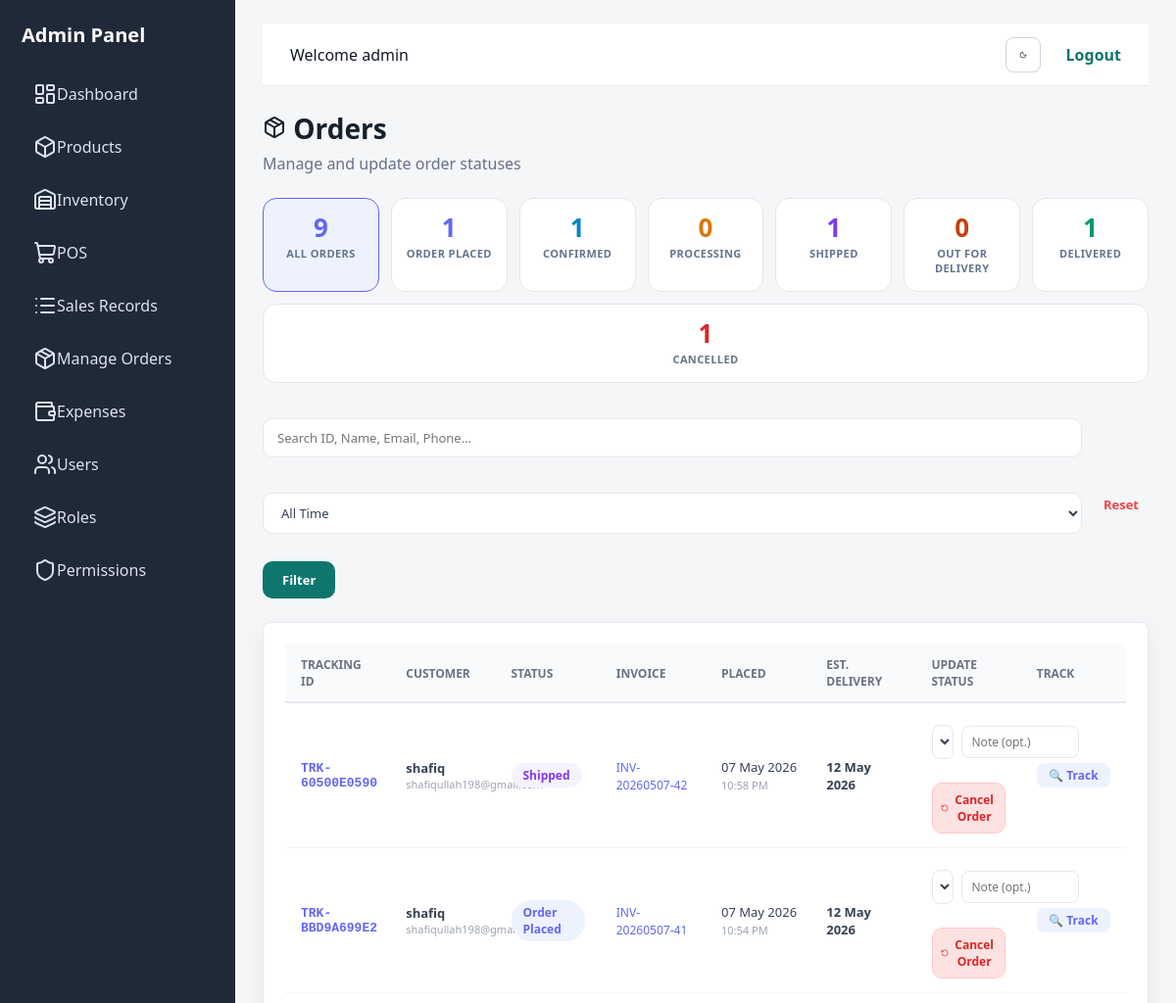
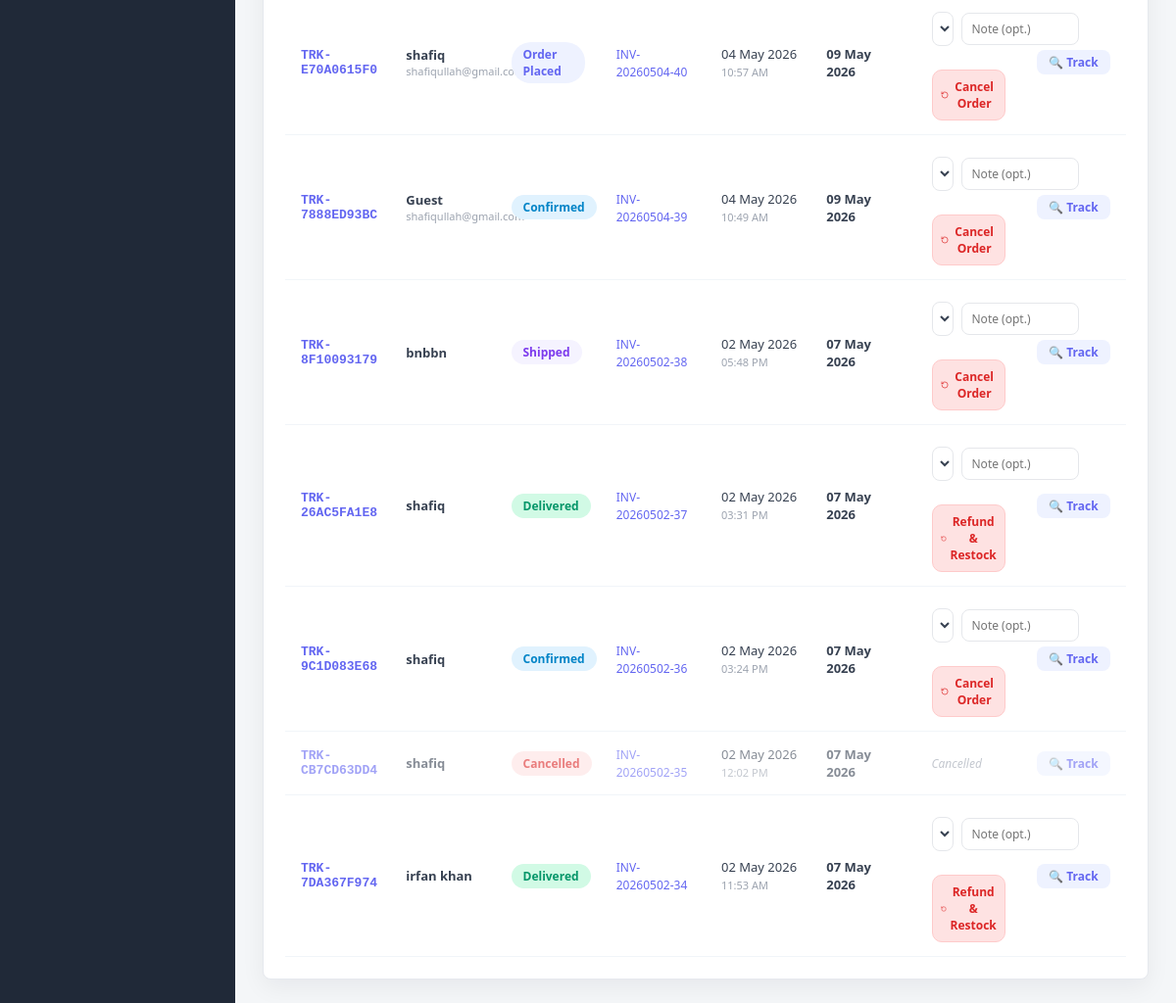
Screenshot of /orders/ (signed in) with the database file from the repository (2 pictures, top to bottom).
### accounts/models.py (models this page shows, shortened)
class Order(models.Model):
    STATUS_PLACED       = 'placed'
    STATUS_CONFIRMED    = 'confirmed'
    STATUS_PROCESSING   = 'processing'
    STATUS_SHIPPED      = 'shipped'
    STATUS_OUT_FOR_DEL  = 'out_for_delivery'
    STATUS_DELIVERED    = 'delivered'
    STATUS_CANCELLED    = 'cancelled'
    STATUS_CHOICES = [
        (STATUS_PLACED,      'Order Placed'),
        (STATUS_CONFIRMED,   'Confirmed'),
        (STATUS_PROCESSING,  'Processing'),
        (STATUS_SHIPPED,     'Shipped'),
        (STATUS_OUT_FOR_DEL, 'Out for Delivery'),
        (STATUS_DELIVERED,   'Delivered'),
        (STATUS_CANCELLED,   'Cancelled'),
    ]
    STATUS_PIPELINE = [
        STATUS_PLACED,
        STATUS_CONFIRMED,
        STATUS_PROCESSING,
        STATUS_SHIPPED,
        STATUS_OUT_FOR_DEL,
        STATUS_DELIVERED,
    ]
    invoice         = models.OneToOneField(Invoice, on_delete=models.CASCADE, related_name='order', null=True, blank=True)
    tracking_id     = models.CharField(max_length=20, unique=True, blank=True)
    status          = models.CharField(max_length=30, choices=STATUS_CHOICES, default=STATUS_PLACED)
    customer_name   = models.CharField(max_length=200, blank=True)
    customer_email  = models.EmailField(blank=True)
    customer_phone  = models.CharField(max_length=30, blank=True)
    shipping_address= models.TextField(blank=True)
    courier_name    = models.CharField(max_length=100, blank=True)
    courier_tracking= models.CharField(max_length=100, blank=True)  # External tracking number
    notes           = models.TextField(blank=True)
    placed_at       = models.DateTimeField(auto_now_add=True)
    confirmed_at    = models.DateTimeField(null=True, blank=True)
    processing_at   = models.DateTimeField(null=True, blank=True)
    shipped_at      = models.DateTimeField(null=True, blank=True)
    out_for_delivery_at = models.DateTimeField(null=True, blank=True)
    delivered_at    = models.DateTimeField(null=True, blank=True)
    cancelled_at    = models.DateTimeField(null=True, blank=True)
    updated_at      = models.DateTimeField(auto_now=True)
    estimated_delivery = models.DateField(null=True, blank=True)
    class Meta:
        ordering = ['-placed_at']

class Invoice(models.Model):
    invoice_number = models.CharField(max_length=50, unique=True, blank=True, null=True)
    created_at = models.DateTimeField(auto_now_add=True)
    created_by = models.ForeignKey(User, on_delete=models.SET_NULL, null=True)
    total_amount = models.DecimalField(max_digits=12, decimal_places=2, default=0)
    total_discount = models.DecimalField(max_digits=12, decimal_places=2, default=0)
    total_profit = models.DecimalField(max_digits=12, decimal_places=2, default=0)
    payment_method = models.CharField(max_length=50, default='Cash')

### accounts/views.py (the view, shortened to what this page needs)
# urls.py: path('orders/', views.orders_dashboard, name='orders_dashboard'),
@login_required
def orders_dashboard(request):
    from django.db.models import Count, Q
    status_filter = request.GET.get('status', '')
    q = request.GET.get('q', '').strip()
    date_filter = request.GET.get('date', '')
    all_orders = Order.objects.select_related('invoice').order_by('-placed_at')
    status_counts_qs = all_orders.values('status').annotate(count=Count('id'))
    status_counts = {item['status']: item['count'] for item in status_counts_qs}
    status_stats = [
        {
            'code': code,
            'label': label,
            'count': status_counts.get(code, 0),
        }
        for code, label in Order.STATUS_CHOICES
    ]
    total_orders = all_orders.count()
    orders = all_orders
    if status_filter:
        orders = orders.filter(status=status_filter)
    if date_filter == 'today':
        orders = orders.filter(placed_at__date=timezone.localdate())
    elif date_filter == 'week':
        today = timezone.localdate()
        start = today - timedelta(days=today.weekday())
        orders = orders.filter(placed_at__date__gte=start)
    elif date_filter == 'month':
        today = timezone.localdate()
        orders = orders.filter(placed_at__year=today.year, placed_at__month=today.month)
    context = {
        'orders': orders,
        'status_filter': status_filter,
        'date_filter': date_filter,
        'search_query': q,
        'status_choices': Order.STATUS_CHOICES,
        'status_stats': status_stats,
        'total_orders': total_orders,
    }
    return render(request, 'orders_dashboard.html', base_context(request, context))

### accounts/views.py (called while the page is built)
def is_admin(user):
    return user.is_authenticated and (user.is_superuser or has_role(user, ROLE_ADMIN))

def base_context(request, extra=None):
    context = {
        'can_manage_users': is_admin(request.user),
    }
    if extra:
        context.update(extra)
    return context

### accounts/templates/orders_dashboard.html (shortened to what this page needs)
{% extends 'base.html' %}
{% load humanize %}
{% block content %}
<section class="page-header">
    <div>
        <h1><i data-lucide="package"></i> Orders</h1>
        <p>Manage and update order statuses</p>
    </div>
</section>
<div class="stats-strip">
    <a href="{% url 'orders_dashboard' %}"
       class="stat-card total {% if not status_filter %}active{% endif %}">
        <div class="stat-num">{{ total_orders }}</div>
        <div class="stat-label">All Orders</div>
    </a>
    {% for stat in status_stats %}
    <a href="?status={{ stat.code }}&q={{ search_query }}&date={{ date_filter }}"
       class="stat-card s-{{ stat.code }} {% if status_filter == stat.code %}active{% endif %}">
        <div class="stat-num">{{ stat.count }}</div>
        <div class="stat-label">{{ stat.label }}</div>
    </a>
    {% endfor %}
</div>
<form method="GET" class="orders-toolbar" id="filterForm">
    <div style="display:flex;gap:12px;align-items:center;flex-wrap:wrap;flex:1;">
        <input type="text" name="q" value="{{ search_query }}" placeholder="Search ID, Name, Email, Phone…" style="min-width:250px;">
        <select name="date" onchange="this.form.submit()">
            <option value="">All Time</option>
        </select>
        <button type="submit" class="btn-primary" style="padding:10px 20px;border-radius:10px;font-size:13px;">Filter</button>
    </div>
    <a href="{% url 'orders_dashboard' %}" style="font-size:13px;color:#ef4444;text-decoration:none;font-weight:600;padding:10px;">Reset</a>
</form>
<div class="panel" style="overflow-x:auto;">
    <table class="data-table orders-table" id="ordersTable">
        <thead>
            <tr>
                <th>Tracking ID</th>
                <th>Customer</th>
                <th>Status</th>
                <th>Invoice</th>
                <th>Placed</th>
                <th>Est. Delivery</th>
                <th>Update Status</th>
                <th>Track</th>
            </tr>
        </thead>
        <tbody>
        {% for order in orders %}
        <tr class="{% if order.status == 'cancelled' %}cancelled-row{% endif %}" data-tid="{{ order.tracking_id }}">
            <td style="font-weight:700;color:#6366f1;font-family:monospace;">{{ order.tracking_id }}</td>
            <td>
                <div style="font-weight:600;">{{ order.customer_name|default:"—" }}</div>
                <div style="font-size:11px;color:#9ca3af;">{{ order.customer_email|default:"" }}</div>
            </td>
            <td>
                <span class="ob-badge ob-{{ order.status }}">
                    {{ order.get_status_display }}
                </span>
            </td>
            <td>
                {% if order.invoice %}
                <a href="/invoice/{{ order.invoice.id }}/" target="_blank"
                   style="font-size:12px;color:#6366f1;text-decoration:none;">
                    {{ order.invoice.invoice_number }}
                </a>
                {% else %}—{% endif %}
            </td>
            <td style="white-space:nowrap;">{{ order.placed_at|date:"d M Y" }}<br>
                <span style="font-size:11px;color:#9ca3af;">{{ order.placed_at|date:"h:i A" }}</span></td>
            <td style="font-size:13px;font-weight:600;">
                {{ order.estimated_delivery|date:"d M Y"|default:"—" }}
            </td>
            <td>
                {% if order.status != 'cancelled' %}
                <div style="display:flex;flex-direction:column;gap:8px;">
                    <form method="POST" action="{% url 'update_order_status' order.id %}" class="update-form" onsubmit="return false;">
                        <select name="status" onchange="autoUpdateStatus(this, {{ order.id }})">
                            {% for code, label in status_choices %}
                            <option value="{{ code }}" {% if order.status == code %}selected{% endif %}>
                                {{ label }}
                            </option>
                            {% endfor %}
                        </select>
                        <input type="text" name="note" placeholder="Note (opt.)" id="note{{ order.id }}">
                    </form>
                    <form method="POST" action="{% url 'cancel_order' order.id %}" id="cancelForm{{ order.id }}">
                        <button type="button"
                                onclick="openModal('Refund Order?', 'Are you sure you want to refund this order ({{ order.tracking_id }})? This will restock all items immediately.', 'Confirm Refund', 'danger', () => document.getElementById('cancelForm{{ order.id }}').submit())"
                                style="width:100%;padding:8px;background:#fee2e2;color:#dc2626;border:1px solid #fecaca;border-radius:10px;font-size:12px;font-weight:700;cursor:pointer;transition:0.2s;"
                                onmouseover="this.style.background='#fecaca'" onmouseout="this.style.background='#fee2e2'">
                            <i data-lucide="rotate-ccw" style="width:14px;height:14px;vertical-align:middle;margin-right:4px;"></i> {% if order.status == 'delivered' %}Refund & Restock{% else %}Cancel Order{% endif %}
                        </button>
                    </form>
                </div>
                {% else %}
                <span style="font-size:12px;color:#9ca3af;font-style:italic;">
                    Cancelled
                </span>
                {% endif %}
            </td>
            <td>
                <div style="display:flex;flex-direction:column;gap:8px;">
                    <a href="{% url 'track_order' order.tracking_id %}" target="_blank" class="track-link" style="text-align:center;">
                        🔍 Track
                    </a>
                </div>
            </td>
        </tr>
        {% endfor %}
        </tbody>
    </table>
</div>
{% endblock %}

### accounts/templates/base.html (shortened to what this page needs)
{% load static %}
<!DOCTYPE html>
<html>
<head>
    <link rel="stylesheet" href="{% static 'css/style.css' %}?v=7">
</head>
<body>
<div class="layout">
    <div class="sidebar">
        <h2>Admin Panel</h2>
        <a href="{% url 'dashboard' %}"><i data-lucide="layout-dashboard"></i>Dashboard</a>
        <a href="{% url 'product_list' %}"><i data-lucide="box"></i>Products</a>
        {% if perms.accounts.view_stock %}
<a href="{% url 'inventory' %}">
    <i data-lucide="warehouse"></i> Inventory
</a>
{% endif %}
{% if perms.accounts.view_sales %}
<a href="{% url 'sales' %}">
    <i data-lucide="shopping-cart"></i> POS
</a>
        <a href="{% url 'sales_records' %}">
            <i data-lucide="list"></i> Sales Records
        </a>
        <a href="{% url 'orders_dashboard' %}">
            <i data-lucide="package"></i> Manage Orders
        </a>
<a href="{% url 'expenses' %}">
    <i data-lucide="wallet"></i> Expenses
</a>
{% endif %}
        {% if can_manage_users %}
            <a href="{% url 'user_list' %}"><i data-lucide="users"></i>Users</a>
            <a href="{% url 'role_list' %}"><i data-lucide="layers"></i>Roles</a>
            <a href="{% url 'permission_list' %}"><i data-lucide="shield"></i>Permissions</a>
        {% endif %}
    </div>
     <div class="main">
   <div class="topbar">
    <div class="left">
        Welcome {{ user.username }}
    </div>
    <div class="right">
        <button id="themeToggle" class="theme-toggle">
            <i id="themeIcon" data-lucide="moon"></i>
        </button>
        <a href="{% url 'logout' %}">Logout</a>
    </div>
</div>
        {% block content %}{% endblock %}
    </div>
</div>
</body>
</html>

### accounts/static/css/style.css (style rules this page uses)
* { box-sizing: border-box; }
body { margin: 0; background: #f4f6f8; color: #17202a; font-family: "Segoe UI", Tahoma, sans-serif; }
a { color: inherit; }
.layout { display: flex; min-height: 100vh; }
.sidebar { width: 240px; background: #202938; color: #fff; padding: 22px; }
.sidebar h2 { margin: 0 0 24px; font-size: 20px; }
.sidebar a { display: flex; align-items: center; padding: 11px 12px; color: #dce3ec; text-decoration: none; border-radius: 7px; margin-bottom: 8px; }
.main { flex: 1; min-width: 0; }
.topbar { height: 64px; background: white; padding: 0 28px; display: flex; justify-content: space-between; align-items: center; border-bottom: 1px solid #e6e9ee; }
.topbar a { color: #0f766e; font-weight: 600; text-decoration: none; }
.main > * { margin: 24px 28px; }
.page-header { display: flex; justify-content: space-between; align-items: flex-end; }
.page-header h1 { margin: 0; font-size: 28px; }
.page-header p { margin: 6px 0 0; color: #667085; }
.panel, .card { background: #fff; border: 1px solid #e6e9ee; border-radius: 8px; padding: 22px; box-shadow: 0 8px 24px rgba(16, 24, 40, 0.06); }
.stat-card { background: #fff; border: 1px solid #e6e9ee; border-radius: 8px; padding: 24px; }
.data-table { width: 100%; border-collapse: collapse; }
.data-table th, .data-table td { padding: 14px 12px; text-align: left; border-bottom: 1px solid #edf0f3; vertical-align: middle; }
.data-table th { color: #667085; font-size: 13px; font-weight: 700; text-transform: uppercase; }
.button, button { display: inline-flex; align-items: center; justify-content: center; min-height: 36px; padding: 8px 13px; border: 0; border-radius: 7px; background: #0f766e; color: #fff; font: inherit; font-weight: 600; text-decoration: none; cursor: pointer; }
input, textarea, select { width: 100%; padding: 10px 12px; margin: 8px 0 16px; border: 1px solid #cfd6df; border-radius: 7px; font: inherit; }
.theme-toggle { width: 36px; height: 36px; border-radius: 8px; border: 1px solid #cbd5e1; background: #ffffff; display: flex; align-items: center; justify-content: center; cursor: pointer; margin-right: 10px; transition: all 0.2s ease; }
.topbar { background: #ffffff; color: #111827; }
.topbar .left { font-weight: 500; }
.theme-toggle svg { stroke: #111827 !important; }
.topbar .right { display: flex; align-items: center; gap: 16px; }
.data-table td { padding: 16px; }
.data-table tr { transition: background 0.2s ease; }
.data-table { table-layout: fixed; }

### rows the page displays
Order: tracking_id "TRK-60500E0590", customer_name "shafiq", customer_email "shafiqullah198@gmail.com", status "Shipped", invoice.invoice_number "INV-20260507-42", placed_at "07 May 2026", placed_at "10:58 PM", estimated_delivery "12 May 2026", shows "Cancel Order"
Order: tracking_id "TRK-BBD9A699E2", customer_name "shafiq", customer_email "shafiqullah198@gmail.com", status "Order Placed", invoice.invoice_number "INV-20260507-41", placed_at "07 May 2026", placed_at "10:54 PM", estimated_delivery "12 May 2026", shows "Cancel Order"
Order: tracking_id "TRK-E70A0615F0", customer_name "shafiq", customer_email "shafiqullah@gmail.com", status "Order Placed", invoice.invoice_number "INV-20260504-40", placed_at "04 May 2026", placed_at "10:57 AM", estimated_delivery "09 May 2026", shows "Cancel Order"
Order: tracking_id "TRK-7888ED93BC", customer_name "Guest", customer_email "shafiqullah@gmail.com", status "Confirmed", invoice.invoice_number "INV-20260504-39", placed_at "04 May 2026", placed_at "10:49 AM", estimated_delivery "09 May 2026", shows "Cancel Order"
Order: tracking_id "TRK-8F10093179", customer_name "bnbbn", status "Shipped", invoice.invoice_number "INV-20260502-38", placed_at "02 May 2026", placed_at "05:48 PM", estimated_delivery "07 May 2026", shows "Cancel Order"
Order: tracking_id "TRK-26AC5FA1E8", customer_name "shafiq", status "Delivered", invoice.invoice_number "INV-20260502-37", placed_at "02 May 2026", placed_at "03:31 PM", estimated_delivery "07 May 2026", shows "Refund & Restock"
Order: tracking_id "TRK-9C1D083E68", customer_name "shafiq", status "Confirmed", invoice.invoice_number "INV-20260502-36", placed_at "02 May 2026", placed_at "03:24 PM", estimated_delivery "07 May 2026", shows "Cancel Order"
Order: tracking_id "TRK-CB7CD63DD4", customer_name "shafiq", status "Cancelled", invoice.invoice_number "INV-20260502-35", placed_at "02 May 2026", placed_at "12:02 PM", estimated_delivery "07 May 2026"
Order: tracking_id "TRK-7DA367F974", customer_name "irfan khan", status "Delivered", invoice.invoice_number "INV-20260502-34", placed_at "02 May 2026", placed_at "11:53 AM", estimated_delivery "07 May 2026", shows "Refund & Restock"

### other values shown
{{ user.username }} "admin"
{{ total_orders }} "9"
{{ stat.count }} "1" "1" "0" "1" "0" "1" "1"
{{ stat.label }} "ORDER PLACED" "CONFIRMED" "PROCESSING" "SHIPPED" "OUT FOR DELIVERY" "DELIVERED" "CANCELLED"
